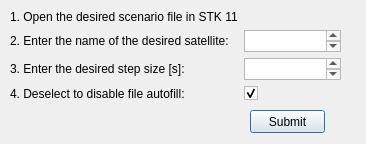
<?xml version="1.0" encoding="UTF-8"?>
<ui version="4.0">
 <class>wizardWindows</class>
 <widget class="QDialog" name="wizardWindows">
  <property name="geometry">
   <rect>
    <x>0</x>
    <y>0</y>
    <width>366</width>
    <height>144</height>
   </rect>
  </property>
  <property name="windowTitle">
   <string>STK Wizard</string>
  </property>
  <widget class="QWidget" name="gridLayoutWidget">
   <property name="geometry">
    <rect>
     <x>10</x>
     <y>10</y>
     <width>331</width>
     <height>91</height>
    </rect>
   </property>
   <layout class="QGridLayout" name="gridLayout">
    <item row="3" column="1">
     <widget class="QTextEdit" name="stepSizeInput"/>
    </item>
    <item row="2" column="1">
     <widget class="QTextEdit" name="satNameInput"/>
    </item>
    <item row="4" column="0">
     <widget class="QLabel" name="label_4">
      <property name="text">
       <string>4. Deselect to disable file autofill:</string>
      </property>
     </widget>
    </item>
    <item row="2" column="0">
     <widget class="QLabel" name="label_2">
      <property name="text">
       <string>2. Enter the name of the desired satellite:</string>
      </property>
     </widget>
    </item>
    <item row="0" column="0">
     <widget class="QLabel" name="label">
      <property name="text">
       <string>1. Open the desired scenario file in STK 11</string>
      </property>
     </widget>
    </item>
    <item row="1" column="0">
     <spacer name="verticalSpacer">
      <property name="orientation">
       <enum>Qt::Vertical</enum>
      </property>
      <property name="sizeHint" stdset="0">
       <size>
        <width>20</width>
        <height>40</height>
       </size>
      </property>
     </spacer>
    </item>
    <item row="4" column="1">
     <widget class="QCheckBox" name="autofillInput">
      <property name="enabled">
       <bool>true</bool>
      </property>
      <property name="toolTip">
       <string>Selecting this box enables the program to automatically extract the data gathered from STK. Deselecting this box will only generate a .csv file</string>
      </property>
      <property name="toolTipDuration">
       <number>5</number>
      </property>
      <property name="text">
       <string/>
      </property>
      <property name="checked">
       <bool>true</bool>
      </property>
     </widget>
    </item>
    <item row="3" column="0">
     <widget class="QLabel" name="label_3">
      <property name="text">
       <string>3. Enter the desired step size [s]:</string>
      </property>
     </widget>
    </item>
   </layout>
  </widget>
  <widget class="QPushButton" name="submit_button">
   <property name="geometry">
    <rect>
     <x>250</x>
     <y>110</y>
     <width>75</width>
     <height>23</height>
    </rect>
   </property>
   <property name="text">
    <string>Submit</string>
   </property>
  </widget>
 </widget>
 <resources/>
 <connections/>
</ui>
